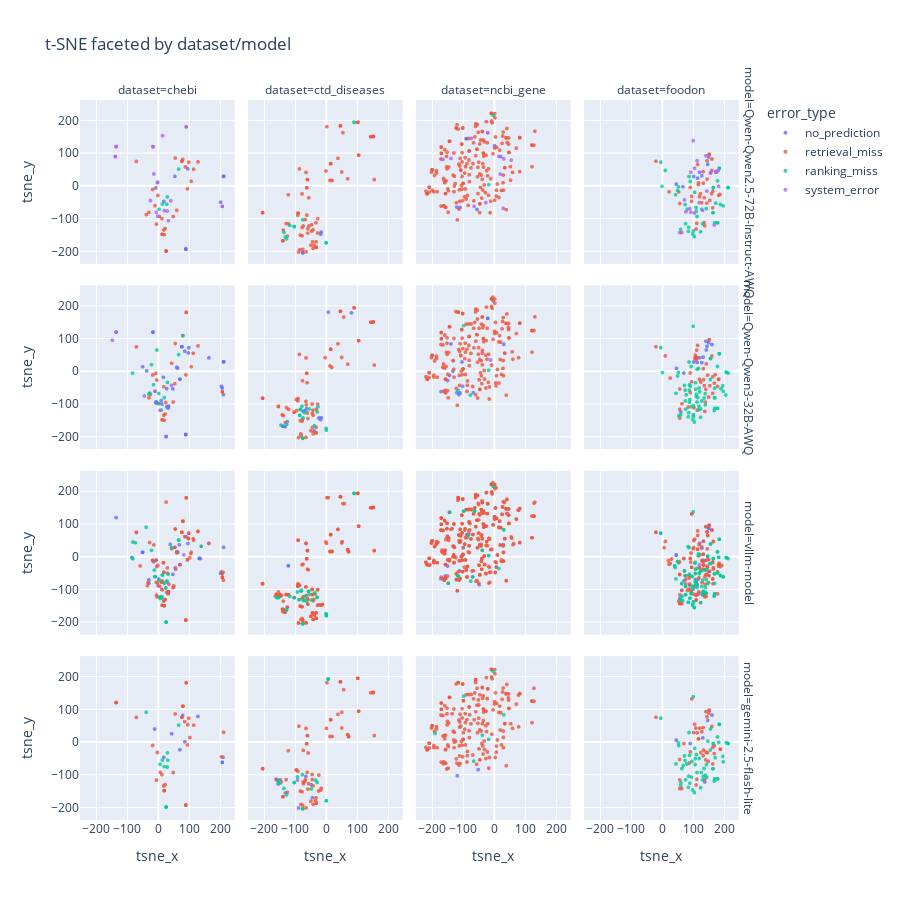

The notebook cell this image was saved under:
### Markdown cell above
## By model / dataset faceting

### Code cell
fig_facet = px.scatter(
    df_plot,
    x='tsne_x', y='tsne_y',
    color='error_type',
    facet_col='dataset', facet_row='model',
    height=900,
    opacity=0.8,
    title='t-SNE faceted by dataset/model',
)
fig_facet.update_traces(marker=dict(size=4, line=dict(width=0)))
fig_facet.show()
